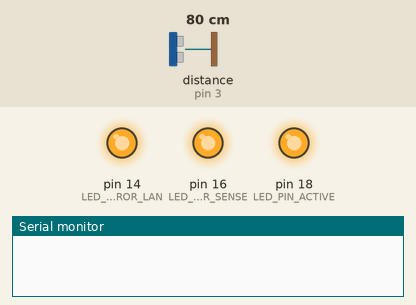
Simulated run of this sketch. Board: Arduino Uno, built for the host (arithmetic inside an expression is 32-bit, double 64-bit). Shown: output pins drawn as LEDs (lit = HIGH), the last lines printed to the serial monitor. Wiring (inferred from the names in the program): ultrasonic range finder: trigger pin 2; echo pin 3. Dashed ring = blinking. The inputs (shaded band) are chosen by the test bench; at power-on: distance to the obstacle (sensor on pin 3) 80 cm. The echo pulse lasts 58.3 µs per cm; WiFi joins after 1.5 s; servers stay silent unless stated; pins used as bus, display or sensor lines are not drawn.

Above: at 0.2 s.
At 0.7 s:
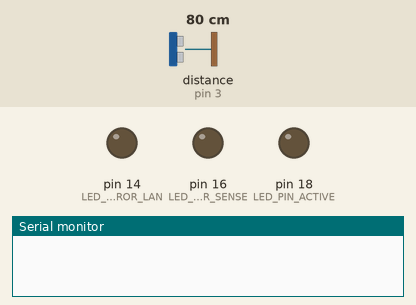
At 3.1 s:
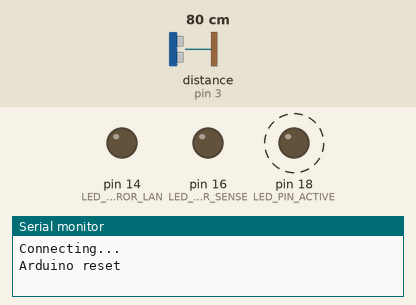
3.2 s: distance to the obstacle (sensor on pin 3) set to 2 cm
5.0 s: distance to the obstacle (sensor on pin 3) set to 18 cm
Timing chart, 0 to 12.5 s (numbered marks = the images above; inputs shaded):
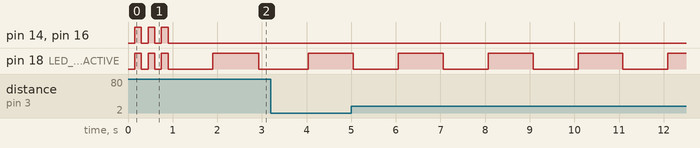

The sketch:

clientUNO_UltraSonic_with_ERRORS.ino
```cpp
#include <Ethernet.h>

#define KASSA 8        // номер кассы
#define TIMEOUT 200     // задержка в секундах между срабатываниями УЗД
                        // задержка была 500 мс, но из-за ф-ции сброса
                        // таймера - в нем 300 мс - заменил на 200 мс
#define PORT 2200       // порт для подключения к удаленному компу
#define DIST_MAX_1 10   //срабатывание c 10 см
#define SERIAL_SPEED 9600 // скорость работы Serial

#define ERROR_NOERROR 0
#define ERROR_1 1
#define ERROR_2 2

#define TRIG_1 2
#define ECHO_1 3

#define LED_PIN_ACTIVE      18       // А4 индикация нормальной работы устройства (моргает значит не зависло)
#define LED_PIN_ERROR_SENSE 16       // А2 индикация ошибки - нет датчика(ошибка датчика)
#define LED_PIN_ERROR_LAN   14       // А0 индикация ошибки - нет сети

#define BLINK_INTERVAL  1000UL      // интервал между включение/выключением светодиода (1 секунда)

int US_status_1 = LOW;              // изначально флаг срабатывания УЗ неактивен
int pulsePin = 9;                   // дудим в 10ю ногу для сброса счетчика в WDT
byte ErrorState = ERROR_NOERROR;    // изначально ошибок нет.

byte mac[] = {0xDE, 0xAD, 0xBE, 0xEF, 0xFE, 0xED};

IPAddress subnet(255, 255, 252, 0);
IPAddress ip(192, 168, 4, KASSA);      // ip устройства для 55 кассы (100я касса для теста)
IPAddress server(192, 168, 5, 85);
IPAddress Dns(192, 168, 5, 139);
IPAddress gateway(192, 168, 5, 139);

EthernetClient client;

void setup() {
  pinMode(TRIG_1, OUTPUT);              //инициируем как выход
  pinMode(ECHO_1, INPUT);               //инициируем как вход

  DDRC |= (1 << 0);                       // КРАСНЫЙ LED_PIN_ACTIVE как выход
  DDRC |= (1 << 2);                       // ЖЕЛТЫЙ LED_PIN_ERROR_SENSE как выход
  DDRC |= (1 << 4);                       // ЗЕЛЕНЫЙ было 5 LED_PIN_ERROR_LAN как выход
  pinMode(LED_PIN_ACTIVE, OUTPUT);        //индикация ошибок выключена т.е. негорит
//  pinMode(LED_PIN_ERROR_SENSE, OUTPUT); //индикация ошибок выключена т.е. негорит
//  pinMode(LED_PIN_ERROR_LAN, OUTPUT);   //индикация ошибок выключена т.е. негорит
  //  blinkLedTest (LED_PIN_ACTIVE, LED_PIN_ERROR_SENSE, LED_PIN_ERROR_LAN);
  blinkLedTest ();
  Serial.begin(SERIAL_SPEED);
  Ethernet.begin(mac, ip, Dns, gateway, subnet);
  delay(1000);

  Serial.println("Connecting...");
  while (client) {
    ; // ожидаем подключения клиента
  }
  Serial.println("Arduino reset");
}

void loop() {
//  heartbeat(); //перенес в фрагмент отправка кода на сервер
  blinkLed(BLINK_INTERVAL);                       // мигаем зеленым если все в порядке
  static unsigned long previousMillis = 0;        // храним время последнего переключения светодиода
  static int distance_sm_1;
  distance_sm_1 = usRead(TRIG_1, ECHO_1) ;        // возвращаем дистанцию
  //  distance_sm_1 = ultrasonic.Ranging(CM);        // возвращаем дистанцию
  //  Serial.println(distance_sm_1);
  if (distance_sm_1 < DIST_MAX_1) {
    if (US_status_1 == LOW) {
      Serial.println("US#1 Motion detected!");
      ////////////////данные датчика на сервер НАЧАЛО///////////////////////
      if (client.connect(server, PORT)) {
        Serial.println("US#1 connected");
        ErrorState = ERROR_NOERROR;
        //        client.print(KASSA);
        client.println("8a1");
        client.stop();
        heartbeat();
      } else {
        Serial.println("US#1 connection failed");
        if (ErrorState == ERROR_NOERROR)
        {
          ErrorState = ERROR_1;
        }
        else if (ErrorState == ERROR_1)
        {
          ErrorState = ERROR_1;
        }
      }
      ////////////////данные датчика на сервер КОНЕЦ ///////////////////////
      US_status_1 = HIGH;
    }
  } else {
    if (US_status_1 == HIGH) {
      Serial.println("US#1 Motion ended!");
      US_status_1 = LOW;
    }
  }
  delay(TIMEOUT);
  ////////////////////// Конец обработки первого датчика  ///////////////
  switch (ErrorState) {
    case ERROR_1:
      // подаем напругу на LED_PIN_ERROR_LAN (горит красный)
      PORTC |= (1 << 0);
      break;

    case ERROR_2:
      // подаем напругу на LED_PIN_ERROR_SENCE (горит желтый)
      PORTC |= (1 << 2);
      break;

    case ERROR_NOERROR:
      // отключаем напругу с LED_PIN_ERROR (погас красный)
    PORTC &= ~(1 << 0);
      break;

    default:
      // очевидно что-то понапутано с алгоритмом
      // и ErrorState приняла непредвиденное значение.
      // Дадим об этом знать, например поморгаем красным,
      // а заодно все повесем на 1,5 секунды ибо нехуй.

      PORTC &= ~(1 << 0);
      delay(1000);
      PORTC |= (1 << 0);
      delay(500);
  }
}

int usRead(byte Trig, byte Echo)        // принимаю  - byte
{
  static unsigned int impulseTime = 0;   // добавил static
  static unsigned int distance_sm = 0;   // добавил static
  digitalWrite(Trig, HIGH);           // Подаем импульс на вход trig дальномера
  delayMicroseconds(9);              // равный 10 микросекундам
  digitalWrite(Trig, LOW);            // Отключаем
  impulseTime = pulseIn(Echo, HIGH);  // Замеряем длину импульса
  distance_sm = impulseTime / 58;     // Пересчитываем в сантиметры
  return distance_sm;
}
// работа индикатора АКТИВНОСТЬ
void blinkLed(unsigned long interval ) {
  static unsigned long prevTime = 0; // время когда последний раз переключали диод
  if (millis() - prevTime > interval) {
    prevTime = millis();  //
    digitalWrite(LED_PIN_ACTIVE, !digitalRead(LED_PIN_ACTIVE));
  }
}
// функция первичного теста светодиодов
void blinkLedTest() {
  for (int i = 0; i < 3; i++) {
    PORTC &= ~(1 << 0); // погасили все светодиоды - низкий уровень на выводе PB0/PB2/PB4/
    PORTC &= ~(1 << 2);
    PORTC &= ~(1 << 4);
    _delay_ms(150);     // ждем 150 миллисекунд
    PORTC |= (1 << 0);  // устанавливаем высокий уровень на выводе PB5
    PORTC |= (1 << 2);
    PORTC |= (1 << 4);
    _delay_ms(150);     // ждем 150 миллисекунд
    PORTC &= ~(1 << 0); // погасили все светодиоды - низкий уровень на выводе PB0/PB2/PB4/
    PORTC &= ~(1 << 2);
    PORTC &= ~(1 << 4);
//    _delay_ms(150);      // ждем 150 миллисекунд
  }
}
// функция сброса таймера для WDT
void heartbeat() {
  pinMode(pulsePin, OUTPUT);
  digitalWrite(pulsePin, LOW);
  delay(300);
  // Return to high-Z
  pinMode(pulsePin, INPUT);
  Serial.println("Heartbeat sent");
}
```

Measured:
- by itself, pin 18 (LED_PIN_ACTIVE): alternates HIGH for 1.0 s and LOW for 1.0 s
